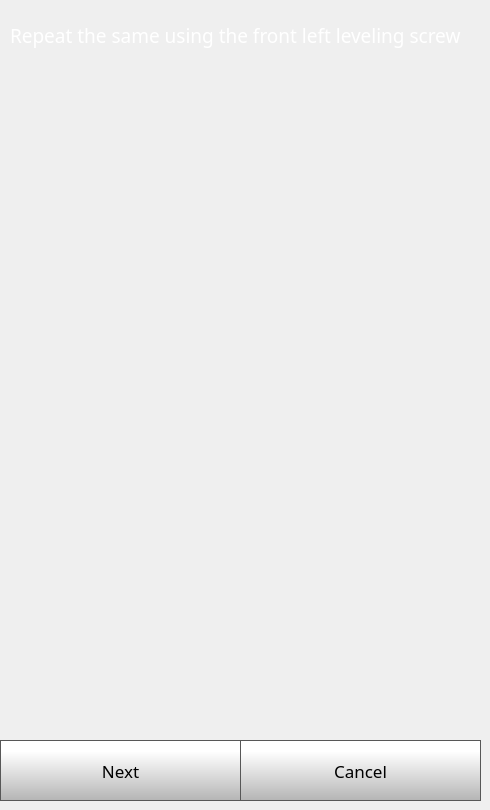
    <widget class="QWidget" name="quickStep3Page">
     <widget class="QPushButton" name="quickStep3NextButton">
      <property name="geometry">
       <rect>
        <x>0</x>
        <y>740</y>
        <width>241</width>
        <height>61</height>
       </rect>
      </property>
      <property name="font">
       <font>
        <family>Gotham</family>
        <pointsize>13</pointsize>
       </font>
      </property>
      <property name="styleSheet">
       <string notr="true">QPushButton {
     border: 1px solid rgb(87, 87, 87);
	background-color: qlineargradient(spread:pad, x1:0, y1:1, x2:0, y2:0.188, stop:0 rgba(180, 180, 180, 255), stop:1 rgba(255, 255, 255, 255));


}

QPushButton:pressed {
    background-color: qlineargradient(x1: 0, y1: 0, x2: 0, y2: 1,
                                      stop: 0 #dadbde, stop: 1 #f6f7fa);
}

QPushButton:flat {
    border: none; /* no border for a flat push button */
}

QPushButton:default {
    border-color: navy; /* make the default button prominent */
}

QPushButton:focus {
	outline: none;
}</string>
      </property>
      <property name="text">
       <string>Next</string>
      </property>
      <property name="iconSize">
       <size>
        <width>40</width>
        <height>40</height>
       </size>
      </property>
     </widget>
     <widget class="QPushButton" name="quickStep3CancelButton">
      <property name="geometry">
       <rect>
        <x>240</x>
        <y>740</y>
        <width>241</width>
        <height>61</height>
       </rect>
      </property>
      <property name="font">
       <font>
        <family>Gotham</family>
        <pointsize>13</pointsize>
       </font>
      </property>
      <property name="styleSheet">
       <string notr="true">QPushButton {
     border: 1px solid rgb(87, 87, 87);
	background-color: qlineargradient(spread:pad, x1:0, y1:1, x2:0, y2:0.188, stop:0 rgba(180, 180, 180, 255), stop:1 rgba(255, 255, 255, 255));


}

QPushButton:pressed {
    background-color: qlineargradient(x1: 0, y1: 0, x2: 0, y2: 1,
                                      stop: 0 #dadbde, stop: 1 #f6f7fa);
}

QPushButton:flat {
    border: none; /* no border for a flat push button */
}

QPushButton:default {
    border-color: navy; /* make the default button prominent */
}

QPushButton:focus {
	outline: none;
}</string>
      </property>
      <property name="text">
       <string>Cancel</string>
      </property>
      <property name="iconSize">
       <size>
        <width>40</width>
        <height>40</height>
       </size>
      </property>
     </widget>
     <widget class="QLabel" name="calibrateLabel_10">
      <property name="geometry">
       <rect>
        <x>10</x>
        <y>10</y>
        <width>471</width>
        <height>51</height>
       </rect>
      </property>
      <property name="font">
       <font>
        <family>Gotham</family>
        <pointsize>14</pointsize>
        <weight>50</weight>
        <bold>false</bold>
       </font>
      </property>
      <property name="styleSheet">
       <string notr="true">color: rgb(255, 255, 255);</string>
      </property>
      <property name="text">
       <string>Repeat the same using the front left leveling screw</string>
      </property>
      <property name="wordWrap">
       <bool>true</bool>
      </property>
     </widget>
    </widget>
